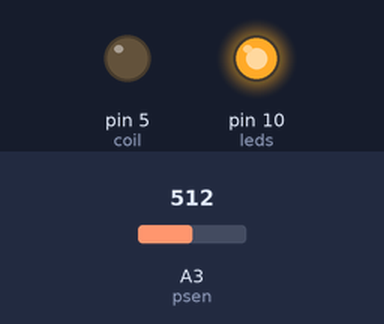
Bench run of a sketch on a simulated Arduino Uno, built with avr-gcc and run on an emulated ATmega328P. Shown: output pins drawn as LEDs (lit = HIGH). The inputs (shaded band) are chosen by the test bench; at power-on: A3 (psen) = 512.

Above: at 1.2 s.
1.3 s: A3 (psen) set to 313
At 2.2 s:
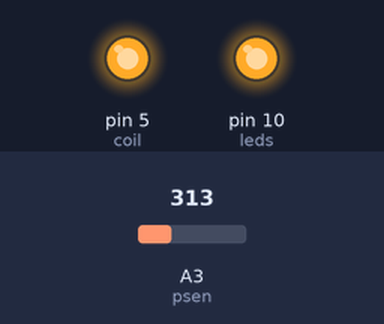
4.3 s: A3 (psen) set to 287
At 5.5 s:
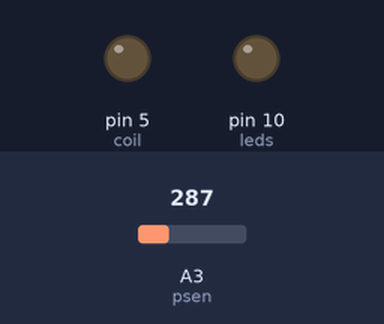
Timing chart, 0 to 7.3 s (numbered marks = the images above; inputs shaded):
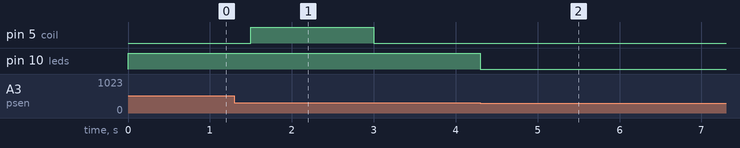

Measured:
- the behaviour switches between 301 and 300 on A3 (psen) (found by bisection; images 1 and 2)
- after the input at 4.3 s, pin 5 (coil): stops changing and stays LOW; pin 10 (leds): HIGH → LOW at once

The sketch:

WearableCoilCode.ino
```cpp
int psen = A3;
int coil = 5;
int leds = 10;
int bright;
int psenval;

unsigned long prevMillis;
long interval = 1500;
int coilState = LOW;

// the setup function runs once when you press reset or power the board
void setup() {
  //initialize digital pin LED_BUILTIN as an output.
  pinMode(coil, OUTPUT);
  pinMode(leds, OUTPUT);
  //Serial.begin(9600);
}

// the loop function runs over and over again forever
void loop() {

  unsigned long currentMillis = millis();

//  delay(100);

  psenval = analogRead(psen);

 // Serial.println(psenval);

  if (psenval > 300) {
    bright = map(psenval, 200, 700, 0, 255);
    digitalWrite(leds, bright);
    //digitalWrite(coil, coil);   // turn the LED on (HIGH is the voltage level)

    if (currentMillis - prevMillis >= interval) {
     // Serial.println("coil active");
      prevMillis = currentMillis;

      if (coilState == LOW){
        coilState = HIGH;
        }else{
          coilState = LOW;
          }
          digitalWrite(coil, coilState);
    }
  }
  else
  {
    digitalWrite(leds, LOW);
  }
}
```
